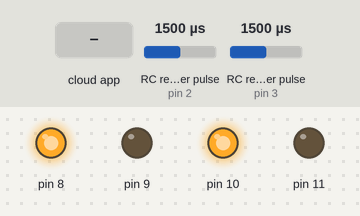
Recording of a sketch running on a simulated Arduino Uno, built with avr-gcc and run on an emulated ATmega328P. Parts: output pins drawn as LEDs (lit = HIGH). Wiring (inferred from the names in the program): 2 × RC receiver channel: data pin 2 / data pin 3. Inputs (shaded band) come from the test bench; at power-on: RC receiver pulse (sensors on pin 2, pin 3) 1500 µs. The ROS host is connected and sends only what is stated; what the sketch prints to the serial monitor is not drawn.

Above: at 1.2 s.
1.3 s: the phone or cloud app sets linear.x to -100
At 2.7 s:
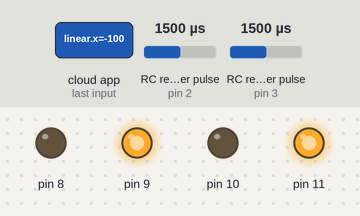
4.3 s: the phone or cloud app sets linear.x to 100
At 6.8 s:
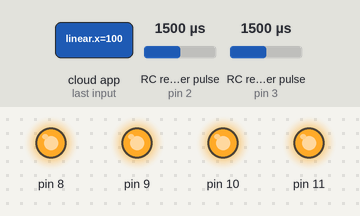
7.3 s: the phone or cloud app sets angular.z to -100
At 8.6 s:
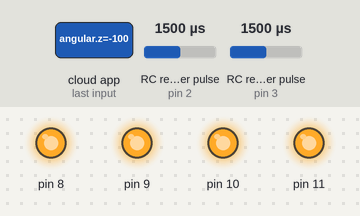
8.9 s: the phone or cloud app sets linear.x to 0
At 9.06 s:
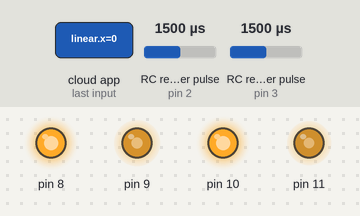
11.9 s: the phone or cloud app sets angular.z to 100
At 12.06 s:
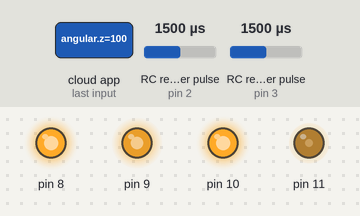
14.9 s: the phone or cloud app sets linear.x to -100
At 15.11 s:
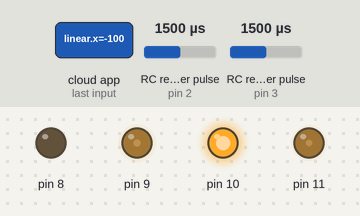
Timing chart, 0 to 18.6 s (numbered marks = the images above; inputs shaded):
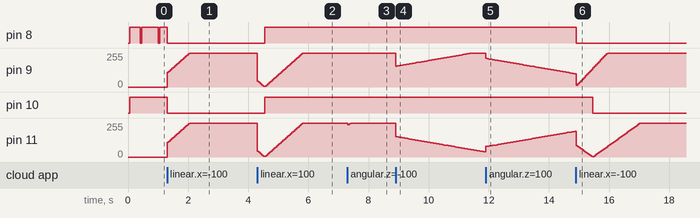

Measured:
- after the input at 1.3 s, pin 8, pin 10: HIGH → LOW at once; pin 11: moves from 0/255 to 255/255 over 0.75 s, starting at once
- after the input at 4.3 s, pin 8, pin 10: LOW → HIGH after 0.25 s
- after the input at 7.3 s, pin 11: 255/255 → 243/255 at once, → 251/255 0.05 s later, → 255/255 0.05 s later
- after the input at 8.9 s, pin 11: moves from 255/255 to 38/255 over 3.0 s, starting at once
- after the input at 11.9 s, pin 9: moves from 255/255 to 99/255 over 3.0 s, starting at once; pin 10: stays HIGH (without the input it goes to LOW after 0.96 s)
- after the input at 14.9 s, pin 8: HIGH → LOW after 0.01 s instead of 2.6 s; pin 10: HIGH → LOW after 0.56 s

The sketch:

motor_control.ino
```cpp
#include "motor_control.h"

/* Declare Variable */
#define motor_control_freqeuncy 50
#define odom_cal_freqeuncy 100

double Time[2] = {0, };
geometry_msgs::Pose2D odom;

/* Motor Class Initialization */
Motor Motor1(E1_CHA, E1_CHB, M1_DIR, M1_PWM, 10.0, 0.0, 5.0);
Motor Motor2(E2_CHA, E2_CHB, M2_DIR, M2_PWM, 10.0, 0.0, 5.0);

/* Ros */
ros::NodeHandle nh;

ros::Publisher pub_odom_delta("/mobile/odom_delta", &odom);
ros::Subscriber<geometry_msgs::Twist> sub_cmd("/mobile/cmd_vel", CmdVelCallback);

void setup()
{
  Serial.begin(115200);
  nh.getHardware()->setBaud(115200);

  attachInterrupt(digitalPinToInterrupt(E1_CHA), callback1, CHANGE);
  attachInterrupt(digitalPinToInterrupt(E1_CHB), callback2, CHANGE);
  attachInterrupt(digitalPinToInterrupt(E2_CHA), callback3, CHANGE);
  attachInterrupt(digitalPinToInterrupt(E2_CHB), callback4, CHANGE);

  odom.x = 0.0;
  odom.y = 0.0;
  odom.theta = 0.0;

  nh.initNode();
  nh.advertise(pub_odom_delta);
  nh.subscribe(sub_cmd);
}

void loop()
{
  double t = millis();

  if((t - Time[0]) >= motor_control_freqeuncy)
  {
    motor_ISR((t - Time[0])/1000);
    Time[0] = t;
  }
  else if((t - Time[1]) >= odom_cal_freqeuncy)
  {
    Calc_Odom((t - Time[1])/1000);
    Time[1] = t;
  }

  nh.spinOnce();
  delayMicroseconds(1);
}

/* Motor Velocity Update Function */
void CmdVelCallback(const geometry_msgs::Twist& msg)
{
  UpdateVel(msg);
}

void UpdateVel(geometry_msgs::Twist cmd_vel)
{
  double goal_velocity_x = cmd_vel.linear.x;
  double goal_velocity_z = cmd_vel.angular.z;

  Motor1.ref_speed_ = (goal_velocity_x - goal_velocity_z * wheelbase / 2);
  Motor2.ref_speed_ = (goal_velocity_x + goal_velocity_z * wheelbase / 2);
}

/* Motor Control Function */
void motor_ISR(double t)
{
  Motor1.m_speed_ = Motor1.enPos_ * DistancePerCount / t;
  Motor1.SpeedControl(Motor1.ref_speed_, t);

  Motor2.m_speed_ = Motor2.enPos_ * DistancePerCount / t;
  Motor2.SpeedControl(Motor2.ref_speed_, t);

  /* Debug */
  Serial.println("--------------------------------------");
  Motor1.SerialRead();
  Motor1.EncoderCounter();
  Motor2.SerialRead();
  Motor2.EncoderCounter();

  Motor1.enPos_ = Motor2.enPos_ = 0;
}

/* Calculate Odometry Function */
void Calc_Odom(double t)
{
  double velL = Motor1.m_speed_;
  double velR = Motor2.m_speed_;

  double linear_vel = (velL + velR) / 2;
  double angular_vel = (velR - velL) / wheelbase;

  double distance_delta = linear_vel * t;
  double angular_delta = angular_vel * t;

  odom.x = distance_delta * cos(odom.theta + angular_delta / 2);
  odom.y = distance_delta * sin(odom.theta + angular_delta / 2);
  odom.theta = angular_delta;

  pub_odom_delta.publish(&odom);
}

/* Encoder Update Function */
void callback1(){
  Motor1.EnCHA_ISR();
}
void callback2(){
  Motor1.EnCHB_ISR();
}

void callback3(){
  Motor2.EnCHA_ISR();
}
void callback4(){
  Motor2.EnCHB_ISR();
}
```

motor_control.cpp
```cpp
#include "motor_control.h"

float DistancePerCount = (M_PI * 2 * wheelradius) /  EncoderCountsPerWheel;

Motor::Motor(int E_CHA, int E_CHB, int M_DIR, int M_PWM, float K_P, float K_I, float K_D)
{
  pinMode(E_CHA, INPUT_PULLUP);
  pinMode(E_CHB, INPUT_PULLUP);
  pinMode(M_DIR, OUTPUT);
  pinMode(M_PWM, OUTPUT);

  E_CHA_ = E_CHA;
  E_CHB_ = E_CHB;
  M_DIR_ = M_DIR;
  M_PWM_ = M_PWM;

  enPos_ = 0;
  m_speed_ = 0;
  ref_speed_ = 0;

  err_speed = 0.0;
  err_speed_k_1 = 0.0;
  err_speed_sum = 0.0;
  err_speed_dot = 0.0;
  prev = 0.0;

  K_D_ = K_D;
  K_P_ = K_P;
  K_I_ = K_I;
}

void Motor::EnCHA_ISR()
{
  // a low-to-high edge on channel A
  if (digitalRead(E_CHA_) == HIGH){
    if (digitalRead(E_CHB_) == LOW)
      enPos_ = enPos_ + 1;
    else
      enPos_ = enPos_ - 1;
  }
  // must be a high-to-low edge on channel A
  else{
    if (digitalRead(E_CHB_) == HIGH)
      enPos_ = enPos_ + 1;
    else
      enPos_ = enPos_ - 1;
  }
}

void Motor::EnCHB_ISR()
{
  // a low-to-high edge on channel B
  if (digitalRead(E_CHB_) == HIGH){
    if (digitalRead(E_CHA_) == HIGH)
      enPos_ = enPos_ + 1;
    else
      enPos_ = enPos_ - 1;
  }
  // must be a high-to-low edge on channel B
  else{
    if (digitalRead(E_CHA_) == LOW)
      enPos_ = enPos_ + 1;
    else
      enPos_ = enPos_ - 1;
  }
}

void Motor::SpeedControl(float ref_spd, double t)
{
  float up, ui, ud, usum = 0;
  int u_in = 0;
  double dt = t;

  ref_speed_ = ref_spd;

  err_speed = ref_speed_ - m_speed_;
  err_speed_dot = (err_speed - err_speed_k_1)/dt;
  err_speed_sum += err_speed*dt;

  up = K_P_ * (float)err_speed;
  ui = K_I_ * (float)err_speed_sum;
  ud = K_D_ * (float)err_speed_dot;
  usum = up + ui + ud + prev;

  err_speed_k_1 = err_speed;

  if (usum < 0)
    digitalWrite(M_DIR_, LOW);
  else
    digitalWrite(M_DIR_, HIGH);

  u_in = fabs(usum);
  if (u_in > 255)
    u_in = 255;
  prev = constrain(usum, -255, 255);
  analogWrite(M_PWM_, u_in);
  Serial.println(u_in);
}

void Motor::EncoderCounter()
{
  Serial.print("Encoder counter = ");
  Serial.println(enPos_);
}

void Motor::SerialRead()
{
  Serial.print("mA speed : ");
  Serial.print(m_speed_, 4);
  Serial.print(" , ");
  Serial.print("ref speed : ");
  Serial.println(ref_speed_, 4);
}

Motor::~Motor()
{
}
```

motor_control.h
```cpp
#define _USE_MATH_DEFINES
#include <stdio.h>
#include <math.h>
#include <Arduino.h>

/* ros_communication msg */
#include <ros.h>
#include <std_msgs/Float32.h>
#include <geometry_msgs/Twist.h>
#include <geometry_msgs/Pose2D.h>

/* Pin information */
#define E1_CHA 2
#define E1_CHB 3
#define M1_DIR 8
#define M1_PWM 9

#define E2_CHA 18
#define E2_CHB 19
#define M2_DIR 10
#define M2_PWM 11

/* Mobile and Wheel information */
#define EncoderCountsPerWheel 1976  // per 1 cycle
#define wheelradius 0.115           // units : m
#define wheelbase 0.388              // units : m/s

#define M_PI 3.14159265358979323846

extern float DistancePerCount;

/* ROS Callback */
void CmdVelCallback(const geometry_msgs::Twist& msg);

/* Motor Class */
class Motor
{
  public:
    Motor(int E_CHA, int E_CHB, int M_DIR, int M_PWM, float K_P, float K_I, float K_D);
    ~Motor();
    void EnCHA_ISR();
    void EnCHB_ISR();
    void SpeedControl(float ref_speed, double t);
    void EncoderCounter();
    void SerialRead();

    int enPos_;
    float m_speed_;
    float ref_speed_;

    int E_CHA_, E_CHB_, M_DIR_, M_PWM_;
    float K_P_, K_D_, K_I_;

  private:
    float err_speed;
    float err_speed_k_1;
    float err_speed_sum;
    float err_speed_dot;
    float prev;
};
```
